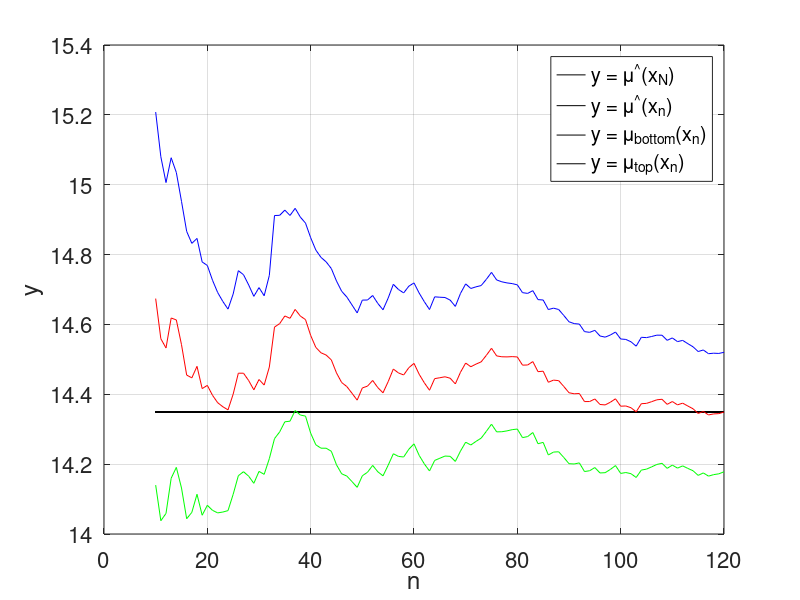
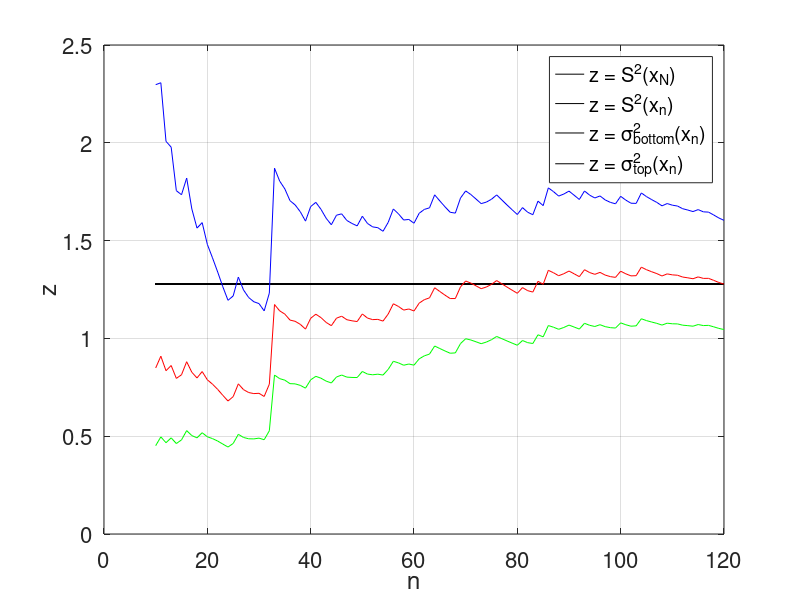
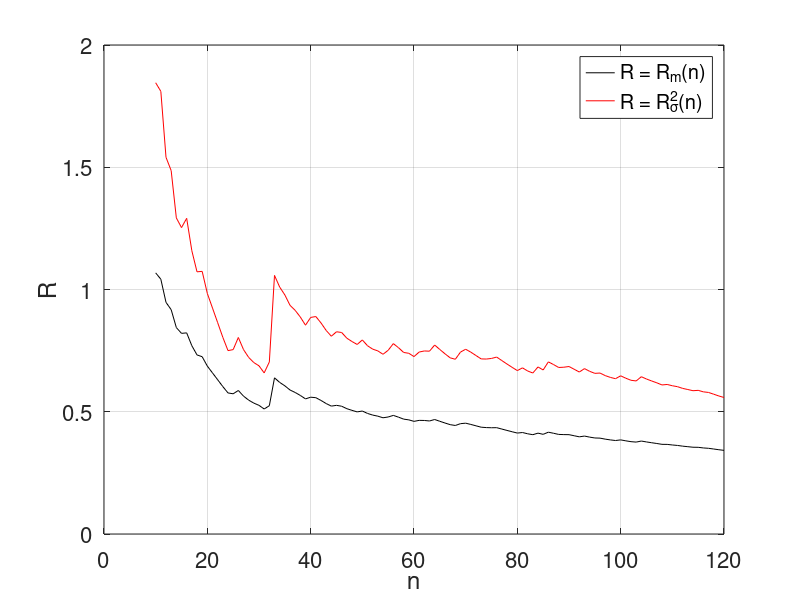

The MATLAB script that drew these images, in order:
function lab_02
    X = [14.90,14.40,13.56,15.55,13.97,16.33,14.37,13.46,15.51,14.69,...
         13.41,14.24,15.65,14.54,13.55,13.15,14.32,15.04,13.27,14.60,...
         13.83,13.93,14.11,14.15,15.48,15.96,14.46,13.87,13.67,15.30,...
         13.95,16.08,18.25,14.93,15.37,14.38,15.56,13.92,14.23,12.80,...
         13.16,13.89,14.24,13.90,12.82,13.20,13.89,13.50,13.44,16.13,...
         14.68,15.27,13.35,13.62,16.16,16.46,13.83,14.13,15.68,15.22,...
         12.59,12.94,13.09,16.54,14.61,14.63,14.17,13.34,16.74,16.30,...
         13.74,15.02,14.96,15.87,16.03,12.87,14.32,14.48,14.57,14.43,...
         12.61,14.52,15.29,12.07,14.58,11.74,14.97,14.31,12.94,12.82,...
         14.13,14.48,12.25,14.39,15.08,12.87,14.25,15.12,15.35,12.27,...
         14.43,13.85,13.16,16.77,14.47,14.89,14.95,14.55,12.80,15.26,...
         13.32,14.92,13.44,13.48,12.81,15.01,13.19,14.68,14.44,14.89];
    n = length(X);

    mu = sum(X) / n;
    S2 = sum((X-mu).^2) / (n - 1);
    fprintf("Выборочное среднее = %.4f\n", mu);
    fprintf("Исправленная выборочная дисперсия = %.4f\n", S2);
    
    gamma = 0.9;
    mu_bottom = get_mu_bottom(gamma, n, mu, S2);
    mu_top = get_mu_top(gamma, n, mu, S2);
    fprintf("\n%.1f-доверительный интервал для математического ожидания: (%.4f, %.4f)\n", gamma, mu_bottom, mu_top);
    
    S2_bottom = get_S2_bottom(gamma, n, S2);
    S2_top = get_S2_top(gamma, n, S2);
    fprintf("\n%.1f-доверительный интервал для дисперсии: (%.4f, %.4f)\n", gamma, S2_bottom, S2_top);

    mu_arr = zeros(1, n);
    S2_arr = zeros(1, n);
    mu_bottom_arr = zeros(1, n);
    mu_top_arr = zeros(1, n);
    S2_bottom_arr = zeros(1, n);
    S2_top_arr = zeros(1, n);
    Rm_arr = zeros(1, n);
    Rs_arr = zeros(1, n);

    for i = 1 : n
      mu_arr(i) = sum(X(1:i)) / i;
      
      if i == 1
        S2_arr(i) = 0;
      else
        S2_arr(i) = sum((X(1:i)-mu_arr(i)).^2) / (i - 1);
      end
      
      Rm_arr(i) = get_Rm(gamma, i, S2_arr(i));
      Rs_arr(i) = get_Rs(gamma, i, S2_arr(i));
      
      mu_bottom_arr(i) = get_mu_bottom(gamma, i, mu_arr(i), S2_arr(i));
      mu_top_arr(i) = get_mu_top(gamma, i, mu_arr(i), S2_arr(i));
      
      S2_bottom_arr(i) = get_S2_bottom(gamma, i, S2_arr(i));
      S2_top_arr(i) = get_S2_top(gamma, i, S2_arr(i));
    end
    
    clf;
    start = 10;
    plot(start:n, zeros(n - start + 1) + mu, "k");
    hold on;
    plot(start:n, mu_arr(start:n), "r");
    plot(start:n, mu_bottom_arr(start:n), "g");
    plot(start:n, mu_top_arr(start:n), "b");
    xlabel("n");
    ylabel("y");
    %xlim([10, 120]);
    set(gca, 'FontSize', 16);
    l = legend('y = \mu^{\^}(x_N)', 'y = \mu^{\^}(x_n)', 'y = \mu_{bottom}(x_n)', 'y = \mu_{top}(x_n)');
    set(l, "interpreter", "tex");
    grid on;
    figure;
    plot(start:n, zeros(n - start + 1) + S2, "k");
    hold on;
    plot(start:n, S2_arr(start:n), "r");
    plot(start:n, S2_bottom_arr(start:n), "g");
    plot(start:n, S2_top_arr(start:n), "b");
    xlabel("n");
    ylabel("z");
    %xlim([10, 120]);
    set(gca, 'FontSize', 16);
    l = legend('z = S^2(x_N)', 'z = S^2(x_n)', 'z = \sigma^2_{bottom}(x_n)', 'z = \sigma^2_{top}(x_n)');
    set(l, "interpreter", "tex");
    grid on;
    figure;
    plot(start:n, Rm_arr(start:n), "k");
    hold on;
    plot(start:n, Rs_arr(start:n), "r");
    xlabel("n");
    ylabel("R");
    %xlim([10, 120]);
    set(gca, 'FontSize', 16);
    l = legend('R = R_m(n)', 'R = R_\sigma^2(n)');
    set(l, "interpreter", "tex");
    grid on;
endfunction

function mu_bottom = get_mu_bottom(gamma, n, mu, S2)
    t = tinv((1 + gamma)/2, n - 1);
    mu_bottom = mu - sqrt(S2) * t / sqrt(n);
end

function mu_top = get_mu_top(gamma, n, mu, S2)
    t = tinv((1 + gamma)/2, n - 1);
    mu_top = mu + sqrt(S2) * t / sqrt(n);
end

function S2_bottom = get_S2_bottom(gamma, n, S2)
    h_bottom = chi2inv((1 + gamma)/2, n - 1);
    S2_bottom = (n - 1) * S2 / h_bottom;
end

function S2_top = get_S2_top(gamma, n, S2)
    h_top = chi2inv((1 - gamma)/2, n - 1);
    S2_top = (n - 1) * S2 / h_top;
end

function Rm = get_Rm(gamma, n, S2)
    t = tinv((1 + gamma)/2, n - 1);
    Rm = 2 * sqrt(S2) * t / sqrt(n);
endfunction

function Rs = get_Rs(gamma, n, S2)
    h_bottom = chi2inv((1 + gamma)/2, n - 1);
    h_top = chi2inv((1 - gamma)/2, n - 1);
    Rs = (n - 1) * S2 * (h_bottom - h_top) / (h_bottom * h_top);
endfunction
